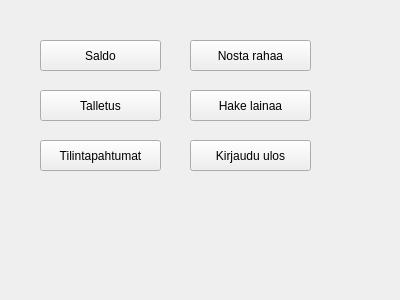
<?xml version="1.0" encoding="UTF-8"?>
<ui version="4.0">
 <class>MenuWindow</class>
 <widget class="QWidget" name="MenuWindow">
  <property name="geometry">
   <rect>
    <x>0</x>
    <y>0</y>
    <width>400</width>
    <height>300</height>
   </rect>
  </property>
  <property name="windowTitle">
   <string>Form</string>
  </property>
  <widget class="QPushButton" name="btnsaldo">
   <property name="geometry">
    <rect>
     <x>40</x>
     <y>40</y>
     <width>121</width>
     <height>31</height>
    </rect>
   </property>
   <property name="text">
    <string>Saldo</string>
   </property>
  </widget>
  <widget class="QPushButton" name="btnnosta">
   <property name="geometry">
    <rect>
     <x>190</x>
     <y>40</y>
     <width>121</width>
     <height>31</height>
    </rect>
   </property>
   <property name="text">
    <string>Nosta rahaa</string>
   </property>
  </widget>
  <widget class="QPushButton" name="btntalletus">
   <property name="geometry">
    <rect>
     <x>40</x>
     <y>90</y>
     <width>121</width>
     <height>31</height>
    </rect>
   </property>
   <property name="text">
    <string>Talletus</string>
   </property>
  </widget>
  <widget class="QPushButton" name="btnlainaa">
   <property name="geometry">
    <rect>
     <x>190</x>
     <y>90</y>
     <width>121</width>
     <height>31</height>
    </rect>
   </property>
   <property name="text">
    <string>Hake lainaa</string>
   </property>
  </widget>
  <widget class="QPushButton" name="btnkirulos">
   <property name="geometry">
    <rect>
     <x>190</x>
     <y>140</y>
     <width>121</width>
     <height>31</height>
    </rect>
   </property>
   <property name="text">
    <string>Kirjaudu ulos</string>
   </property>
  </widget>
  <widget class="QPushButton" name="btntapahtumat">
   <property name="geometry">
    <rect>
     <x>40</x>
     <y>140</y>
     <width>121</width>
     <height>31</height>
    </rect>
   </property>
   <property name="text">
    <string>Tilintapahtumat</string>
   </property>
  </widget>
 </widget>
 <resources/>
 <connections/>
</ui>
